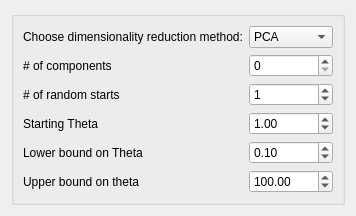
<?xml version="1.0" encoding="UTF-8"?>
<ui version="4.0">
 <class>Form</class>
 <widget class="QWidget" name="Form">
  <property name="sizePolicy">
   <sizepolicy hsizetype="Ignored" vsizetype="Ignored">
    <horstretch>0</horstretch>
    <verstretch>0</verstretch>
   </sizepolicy>
  </property>
  <property name="windowTitle">
   <string>Form</string>
  </property>
  <layout class="QVBoxLayout" name="verticalLayout">
   <item>
    <widget class="QGroupBox" name="groupBox">
     <layout class="QFormLayout" name="formLayout">
      <property name="fieldGrowthPolicy">
       <enum>QFormLayout::AllNonFixedFieldsGrow</enum>
      </property>
      <item row="0" column="0">
       <widget class="QLabel" name="chooseDimensionalityReductionMethodLabel">
        <property name="text">
         <string>Choose dimensionality reduction method:</string>
        </property>
       </widget>
      </item>
      <item row="0" column="1">
       <widget class="QComboBox" name="chooseDimensionalityReductionMethodComboBox">
        <item>
         <property name="text">
          <string>PCA</string>
         </property>
        </item>
        <item>
         <property name="text">
          <string>ICA</string>
         </property>
        </item>
       </widget>
      </item>
      <item row="1" column="0">
       <widget class="QLabel" name="numOfComponentsLabel">
        <property name="text">
         <string># of components</string>
        </property>
       </widget>
      </item>
      <item row="1" column="1">
       <widget class="QSpinBox" name="numOfComponentsSpinBox"/>
      </item>
      <item row="2" column="0">
       <widget class="QLabel" name="numOfRandomStartsLabel">
        <property name="text">
         <string># of random starts</string>
        </property>
       </widget>
      </item>
      <item row="2" column="1">
       <widget class="QSpinBox" name="numOfRandomStartsSpinBox">
        <property name="maximum">
         <number>999999999</number>
        </property>
        <property name="value">
         <number>1</number>
        </property>
       </widget>
      </item>
      <item row="3" column="0">
       <widget class="QLabel" name="startingThetaLabel">
        <property name="text">
         <string>Starting Theta</string>
        </property>
       </widget>
      </item>
      <item row="3" column="1">
       <widget class="QDoubleSpinBox" name="startingThetaDoubleSpinBox">
        <property name="maximum">
         <double>999999999.000000000000000</double>
        </property>
        <property name="value">
         <double>1.000000000000000</double>
        </property>
       </widget>
      </item>
      <item row="4" column="0">
       <widget class="QLabel" name="lowerBoundOnThetaLabel">
        <property name="text">
         <string>Lower bound on Theta</string>
        </property>
       </widget>
      </item>
      <item row="4" column="1">
       <widget class="QDoubleSpinBox" name="lowerBoundOnThetaDoubleSpinBox">
        <property name="singleStep">
         <double>0.010000000000000</double>
        </property>
        <property name="value">
         <double>0.100000000000000</double>
        </property>
       </widget>
      </item>
      <item row="5" column="0">
       <widget class="QLabel" name="upperBoundOnThetaLabel">
        <property name="text">
         <string>Upper bound on theta</string>
        </property>
       </widget>
      </item>
      <item row="5" column="1">
       <widget class="QDoubleSpinBox" name="upperBoundOnThetaDoubleSpinBox">
        <property name="maximum">
         <double>9999.000000000000000</double>
        </property>
        <property name="value">
         <double>100.000000000000000</double>
        </property>
       </widget>
      </item>
     </layout>
    </widget>
   </item>
  </layout>
 </widget>
 <resources/>
 <connections/>
</ui>
